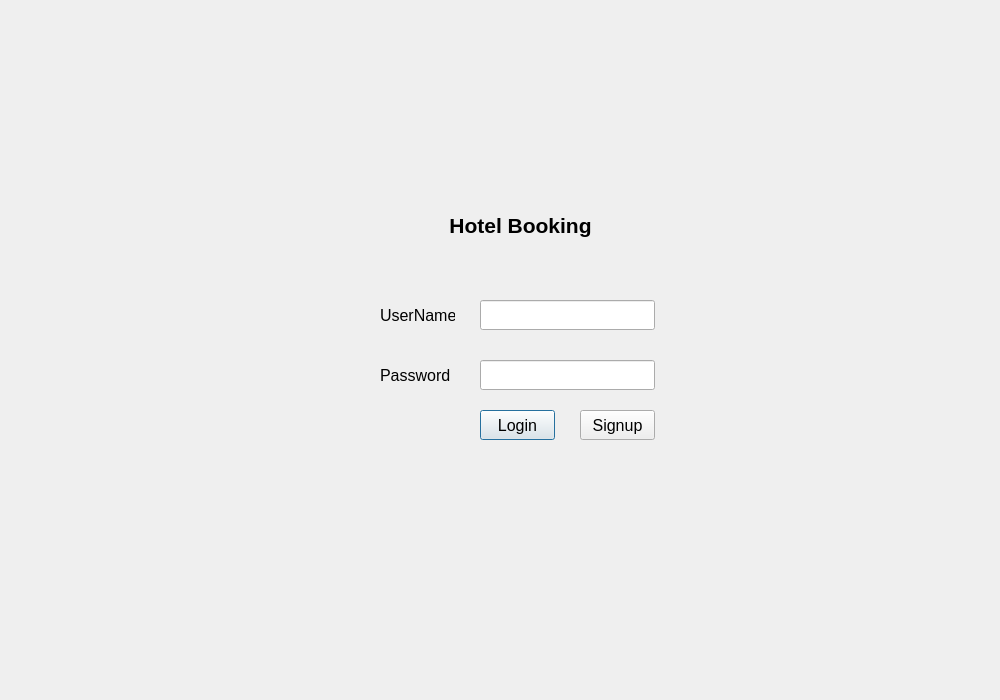
<?xml version="1.0" encoding="UTF-8"?>
<ui version="4.0">
 <class>Dialog</class>
 <widget class="QDialog" name="Dialog">
  <property name="geometry">
   <rect>
    <x>0</x>
    <y>0</y>
    <width>1000</width>
    <height>700</height>
   </rect>
  </property>
  <property name="windowTitle">
   <string>Dialog</string>
  </property>
  <widget class="QLabel" name="label">
   <property name="geometry">
    <rect>
     <x>380</x>
     <y>300</y>
     <width>75</width>
     <height>30</height>
    </rect>
   </property>
   <property name="font">
    <font>
     <family>Arial</family>
     <pointsize>12</pointsize>
    </font>
   </property>
   <property name="text">
    <string>UserName</string>
   </property>
  </widget>
  <widget class="QLabel" name="label_2">
   <property name="geometry">
    <rect>
     <x>380</x>
     <y>360</y>
     <width>75</width>
     <height>30</height>
    </rect>
   </property>
   <property name="font">
    <font>
     <family>Arial</family>
     <pointsize>12</pointsize>
    </font>
   </property>
   <property name="text">
    <string>Password</string>
   </property>
  </widget>
  <widget class="QLineEdit" name="username_lineEdit">
   <property name="geometry">
    <rect>
     <x>480</x>
     <y>300</y>
     <width>175</width>
     <height>30</height>
    </rect>
   </property>
  </widget>
  <widget class="QLineEdit" name="password_lineEdit">
   <property name="geometry">
    <rect>
     <x>480</x>
     <y>360</y>
     <width>175</width>
     <height>30</height>
    </rect>
   </property>
  </widget>
  <widget class="QLabel" name="label_3">
   <property name="geometry">
    <rect>
     <x>380</x>
     <y>170</y>
     <width>281</width>
     <height>111</height>
    </rect>
   </property>
   <property name="font">
    <font>
     <family>Arial</family>
     <pointsize>16</pointsize>
     <weight>75</weight>
     <bold>true</bold>
    </font>
   </property>
   <property name="text">
    <string>Hotel Booking</string>
   </property>
   <property name="alignment">
    <set>Qt::AlignCenter</set>
   </property>
  </widget>
  <widget class="QPushButton" name="login_btn">
   <property name="geometry">
    <rect>
     <x>480</x>
     <y>410</y>
     <width>75</width>
     <height>30</height>
    </rect>
   </property>
   <property name="font">
    <font>
     <family>Arial</family>
     <pointsize>12</pointsize>
    </font>
   </property>
   <property name="text">
    <string>Login</string>
   </property>
  </widget>
  <widget class="QPushButton" name="signup_btn">
   <property name="geometry">
    <rect>
     <x>580</x>
     <y>410</y>
     <width>75</width>
     <height>30</height>
    </rect>
   </property>
   <property name="font">
    <font>
     <family>Arial</family>
     <pointsize>12</pointsize>
    </font>
   </property>
   <property name="text">
    <string>Signup</string>
   </property>
  </widget>
 </widget>
 <resources/>
 <connections/>
</ui>
